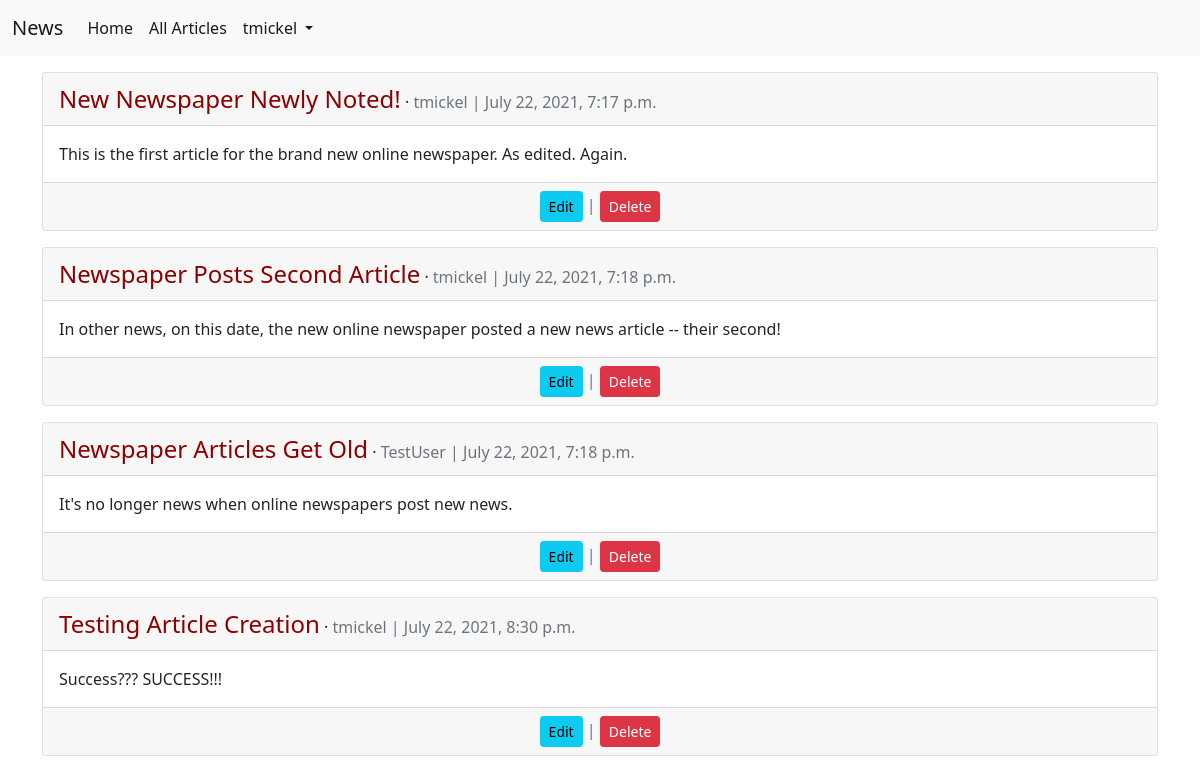
/articles/ (signed in), run on the app's committed database.
### accounts/models.py (models this page shows)
class CustomUser(AbstractUser):
    age = models.PositiveIntegerField(null=True, blank=True)

### articles/models.py (models this page shows, shortened)
class Article(models.Model):
    title = models.CharField(null = False, max_length=100)
    body = models.TextField(null = False)
    author = models.ForeignKey(
        get_user_model(),
        on_delete=models.CASCADE
    )
    date = models.DateTimeField(auto_now_add=True)

### articles/views.py (the view)
# urls.py: path('', ArticleListView.as_view(), name='article_list'),
class ArticleListView(LoginRequiredMixin, ListView):
    model = Article
    template_name = "article_list.html"

### templates/article_list.html (shortened to what this page needs)
{% extends 'base.html' %}
{% block content %}
    {% for article in object_list %}
        <div class="card" style="margin-top: 1rem; margin-bottom: 1rem;">
            <div class="card-header">
                <span class="font-weight-bold">
                    <a href="{% url 'article_detail' article.pk %}">{{ article.title }}</a> &middot;
                </span>
                <span class="text-muted">
                    {{ article.author }} | {{ article.date }}
                </span>
            </div>
            <div class="card-body">
                {{ article.body }}
            </div>
            <div class="card-footer text-center text-muted">
                <a class="btn btn-info btn-sm" href="{% url 'article_edit' article.pk %}">Edit</a> |
                <a class="btn btn-danger btn-sm" href="{% url 'article_delete' article.pk %}">Delete</a>
            </div>
        </div>
    {% endfor %}
{% endblock content %}

### templates/base.html (shortened to what this page needs)
{% load static %}
<!DOCTYPE html>
<html>
    <head>
        <link href="https://cdn.jsdelivr.net/npm/bootstrap@5.0.2/dist/css/bootstrap.min.css" rel="stylesheet">
        <link rel="stylesheet" href="{% static 'css/base.css' %}">
    </head>
    <body>
        <nav class="navbar navbar-expand-lg navbar-light bg-light">
            <div class="container-fluid">
                <a class="navbar-brand" href="{% url 'home' %}">News</a>
                <div class="collapse navbar-collapse" id="navbarNavDropdown">
                    <ul class="navbar-nav">
                        <li class="nav-item">
                            <a class="nav-link active" aria-current="page" href="{% url 'home' %}">Home</a>
                        </li>
                        <li class="nav-item">
                            <a class="nav-link active" aria-current="page" href="{% url 'article_list' %}">All Articles</a>
                        </li>
                        <li class="nav-item dropdown">
                        {% if user.is_authenticated %}
                            <a class="nav-link dropdown-toggle active" href="#" id="navbarDropdownMenuLink" role="button" data-bs-toggle="dropdown" aria-expanded="false">
                            {{ user.username }}
                            </a>
                        {% endif %}
                        </li>
                    </ul>
                </div>
            </div>
            </nav>
        <main>
            <div class="container">
                {% block content %}
                {% endblock content %}
            </div>
        </main>
    </body>
</html>

### static/css/base.css (style rules this page uses)
.card-header a { color: darkred; text-decoration: none; font-size: 1.5rem; }

### data on the page
CustomUser: username "tmickel"
Article: title "New Newspaper Newly Noted!", author "tmickel", date "July 22, 2021, 7:17 p.m.", body "This is the first article for the brand new online newspaper. As edited. Again."
Article: title "Newspaper Posts Second Article", author "tmickel", date "July 22, 2021, 7:18 p.m.", body "In other news, on this date, the new online newspaper posted a new news article -- their second!"
Article: title "Newspaper Articles Get Old", author "TestUser", date "July 22, 2021, 7:18 p.m.", body "It's no longer news when online newspapers post new news."
Article: title "Testing Article Creation", author "tmickel", date "July 22, 2021, 8:30 p.m.", body "Success??? SUCCESS!!!"
